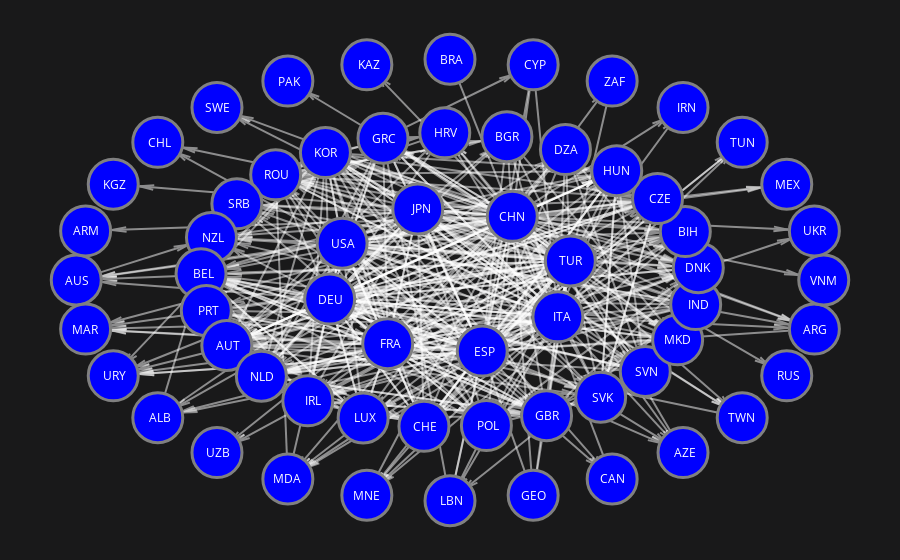

Here is the notebook cell this chart was saved with:
### Code cell
arrowangle = 15
edge_trace_list = []
edge_x = []
edge_y = []
for edge in G.edges():
        
    start = G.nodes[edge[0]]["pos"]
    
    end = G.nodes[edge[1]]["pos"]
    edge_x_pos = []
    edge_y_pos = []
    # edge_x, edge_y = addEdge(start, end, edge_x, edge_y, 1, 'end', .02, 6, 40)
    edge_x_pos, edge_y_pos = addEdge(
        start, end, edge_x_pos, edge_y_pos, 1, "end", 0.04, arrowangle, 50
    )
    #edge_x.extend(edge_x_pos)
    #edge_y.extend(edge_y_pos)
    
    edge_text = (
        edge[0] + ' to ' + edge[1]
    )

    edge_text_list = []
    for i in range(
                9
            ):  # each label needs to be duplicated 9 times for each of the 9 points of the drawn arrows from addEdge()
                edge_text_list.append(edge_text)

    trace = go.Scatter(  # creates a trace for each edge, appends to list to be drawn later)
            x=edge_x_pos,
            y=edge_y_pos,
            line=dict(width=2, color='white'),
            hoverinfo="text",
            text=(edge_text_list),
            mode="lines",
            opacity = 0.5
        )
    edge_trace_list.append(trace)

node_trace = go.Scatter(
        x=x_pos,
        y=y_pos,
        mode="markers",
        hoverinfo="text",
        hovertext=hover_labels,
        marker=dict(
            showscale=False,
            colorscale='aggrnyl',
            reversescale=False,
            color='blue',
            size=50,
            colorbar=dict(
                thickness=35,
                title="Probability of Introduction",
                titlefont=dict(color="white", size=14),
                tickfont=dict(color="white"),
                xanchor="left",
                titleside="right",
                bgcolor="#19191a",
            ),
            line_width=3,
            line_color='grey',
        ),
    )
    
fig = go.Figure(
        data=[],
        layout=go.Layout(
            plot_bgcolor="#19191a",
            paper_bgcolor="#19191a",
            titlefont_size=16,
            showlegend=False,
            hovermode="closest",
            margin=dict(b=0, l=0, r=0, t=0, pad=0),
            xaxis=dict(showgrid=False, zeroline=False, showticklabels=False),
            yaxis=dict(showgrid=False, zeroline=False, showticklabels=False),
        ),
    )




for trace in edge_trace_list:
    fig.add_trace(trace)
fig.add_trace(node_trace)



annotations = []
for (
        node
    ) in (
        G.nodes()
    ):  # sets color for node ISO code annotations, which float over each node
        if node != "Origin":
            x, y = G.nodes[node]["pos"]
            node_text = country_codes_dict[node]
            

            annotations.append(
                dict(
                    x=x,
                    y=y,
                    xref="x",
                    yref="y",
                    text=node_text,  # node name that will be displayed
                    xanchor="right",
                    xshift=15,
                    font=dict(color='white', size=12),
                    showarrow=False,
                    arrowhead=1,
                    ax=-10,
                    ay=-10,
                ),
            )
fig.update_layout(
        #height=850,  # sets fig size - could potentially be adaptive
        showlegend=False,
        annotations=annotations,  # shows iSO annotations
    )
fig
